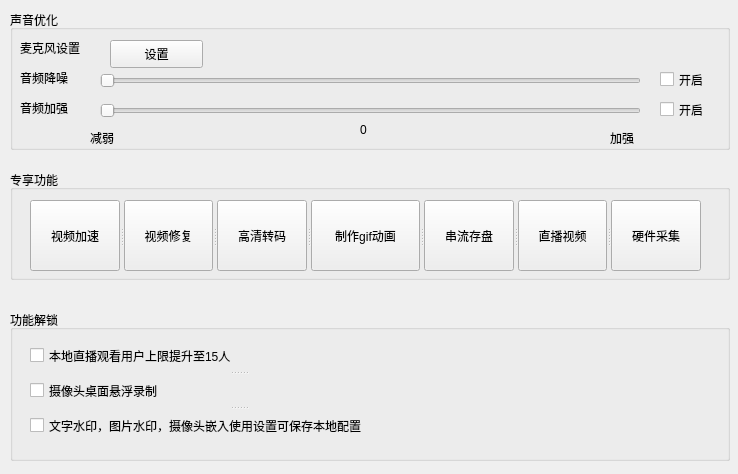
<?xml version="1.0" encoding="UTF-8"?>
<ui version="4.0">
 <class>AdvancedForm</class>
 <widget class="QWidget" name="AdvancedForm">
  <property name="geometry">
   <rect>
    <x>0</x>
    <y>0</y>
    <width>738</width>
    <height>474</height>
   </rect>
  </property>
  <property name="minimumSize">
   <size>
    <width>738</width>
    <height>474</height>
   </size>
  </property>
  <property name="maximumSize">
   <size>
    <width>738</width>
    <height>474</height>
   </size>
  </property>
  <property name="windowTitle">
   <string>Form</string>
  </property>
  <widget class="QGroupBox" name="groupBox">
   <property name="geometry">
    <rect>
     <x>10</x>
     <y>10</y>
     <width>720</width>
     <height>140</height>
    </rect>
   </property>
   <property name="title">
    <string>声音优化</string>
   </property>
   <widget class="QLabel" name="label">
    <property name="geometry">
     <rect>
      <x>10</x>
      <y>30</y>
      <width>81</width>
      <height>16</height>
     </rect>
    </property>
    <property name="text">
     <string>麦克风设置</string>
    </property>
   </widget>
   <widget class="QPushButton" name="pushButton">
    <property name="geometry">
     <rect>
      <x>100</x>
      <y>30</y>
      <width>93</width>
      <height>28</height>
     </rect>
    </property>
    <property name="text">
     <string>设置</string>
    </property>
   </widget>
   <widget class="QLabel" name="label_2">
    <property name="geometry">
     <rect>
      <x>10</x>
      <y>60</y>
      <width>81</width>
      <height>16</height>
     </rect>
    </property>
    <property name="text">
     <string>音频降噪</string>
    </property>
   </widget>
   <widget class="QLabel" name="label_3">
    <property name="geometry">
     <rect>
      <x>10</x>
      <y>90</y>
      <width>81</width>
      <height>16</height>
     </rect>
    </property>
    <property name="text">
     <string>音频加强</string>
    </property>
   </widget>
   <widget class="QSlider" name="horizontalSlider">
    <property name="geometry">
     <rect>
      <x>90</x>
      <y>60</y>
      <width>541</width>
      <height>22</height>
     </rect>
    </property>
    <property name="orientation">
     <enum>Qt::Horizontal</enum>
    </property>
   </widget>
   <widget class="QCheckBox" name="checkBox">
    <property name="geometry">
     <rect>
      <x>650</x>
      <y>60</y>
      <width>70</width>
      <height>19</height>
     </rect>
    </property>
    <property name="text">
     <string>开启</string>
    </property>
   </widget>
   <widget class="QCheckBox" name="checkBox_2">
    <property name="geometry">
     <rect>
      <x>650</x>
      <y>90</y>
      <width>70</width>
      <height>19</height>
     </rect>
    </property>
    <property name="text">
     <string>开启</string>
    </property>
   </widget>
   <widget class="QSlider" name="horizontalSlider_2">
    <property name="geometry">
     <rect>
      <x>90</x>
      <y>90</y>
      <width>541</width>
      <height>22</height>
     </rect>
    </property>
    <property name="orientation">
     <enum>Qt::Horizontal</enum>
    </property>
   </widget>
   <widget class="QLabel" name="label_4">
    <property name="geometry">
     <rect>
      <x>80</x>
      <y>120</y>
      <width>51</width>
      <height>16</height>
     </rect>
    </property>
    <property name="text">
     <string>减弱</string>
    </property>
   </widget>
   <widget class="QLabel" name="label_5">
    <property name="geometry">
     <rect>
      <x>600</x>
      <y>120</y>
      <width>51</width>
      <height>16</height>
     </rect>
    </property>
    <property name="text">
     <string>加强</string>
    </property>
   </widget>
   <widget class="QLabel" name="label_6">
    <property name="geometry">
     <rect>
      <x>350</x>
      <y>110</y>
      <width>20</width>
      <height>20</height>
     </rect>
    </property>
    <property name="text">
     <string>0</string>
    </property>
   </widget>
  </widget>
  <widget class="QGroupBox" name="groupBox_2">
   <property name="geometry">
    <rect>
     <x>10</x>
     <y>170</y>
     <width>720</width>
     <height>110</height>
    </rect>
   </property>
   <property name="title">
    <string>专享功能</string>
   </property>
   <widget class="QSplitter" name="splitter">
    <property name="geometry">
     <rect>
      <x>20</x>
      <y>30</y>
      <width>671</width>
      <height>71</height>
     </rect>
    </property>
    <property name="orientation">
     <enum>Qt::Horizontal</enum>
    </property>
    <widget class="QToolButton" name="toolButton">
     <property name="sizePolicy">
      <sizepolicy hsizetype="Preferred" vsizetype="Preferred">
       <horstretch>0</horstretch>
       <verstretch>0</verstretch>
      </sizepolicy>
     </property>
     <property name="text">
      <string>视频加速</string>
     </property>
    </widget>
    <widget class="QToolButton" name="toolButton_2">
     <property name="sizePolicy">
      <sizepolicy hsizetype="Preferred" vsizetype="Preferred">
       <horstretch>0</horstretch>
       <verstretch>0</verstretch>
      </sizepolicy>
     </property>
     <property name="text">
      <string>视频修复</string>
     </property>
    </widget>
    <widget class="QToolButton" name="toolButton_4">
     <property name="sizePolicy">
      <sizepolicy hsizetype="Preferred" vsizetype="Preferred">
       <horstretch>0</horstretch>
       <verstretch>0</verstretch>
      </sizepolicy>
     </property>
     <property name="text">
      <string>高清转码</string>
     </property>
    </widget>
    <widget class="QToolButton" name="toolButton_3">
     <property name="sizePolicy">
      <sizepolicy hsizetype="Preferred" vsizetype="Preferred">
       <horstretch>0</horstretch>
       <verstretch>0</verstretch>
      </sizepolicy>
     </property>
     <property name="text">
      <string>制作gif动画</string>
     </property>
    </widget>
    <widget class="QToolButton" name="toolButton_5">
     <property name="sizePolicy">
      <sizepolicy hsizetype="Preferred" vsizetype="Preferred">
       <horstretch>0</horstretch>
       <verstretch>0</verstretch>
      </sizepolicy>
     </property>
     <property name="text">
      <string>串流存盘</string>
     </property>
    </widget>
    <widget class="QToolButton" name="toolButton_6">
     <property name="sizePolicy">
      <sizepolicy hsizetype="Preferred" vsizetype="Preferred">
       <horstretch>0</horstretch>
       <verstretch>0</verstretch>
      </sizepolicy>
     </property>
     <property name="text">
      <string>直播视频</string>
     </property>
    </widget>
    <widget class="QToolButton" name="toolButton_7">
     <property name="sizePolicy">
      <sizepolicy hsizetype="Preferred" vsizetype="Preferred">
       <horstretch>0</horstretch>
       <verstretch>0</verstretch>
      </sizepolicy>
     </property>
     <property name="text">
      <string>硬件采集</string>
     </property>
    </widget>
   </widget>
  </widget>
  <widget class="QGroupBox" name="groupBox_3">
   <property name="geometry">
    <rect>
     <x>10</x>
     <y>310</y>
     <width>720</width>
     <height>151</height>
    </rect>
   </property>
   <property name="title">
    <string>功能解锁</string>
   </property>
   <widget class="QSplitter" name="splitter_2">
    <property name="geometry">
     <rect>
      <x>20</x>
      <y>30</y>
      <width>417</width>
      <height>101</height>
     </rect>
    </property>
    <property name="orientation">
     <enum>Qt::Vertical</enum>
    </property>
    <widget class="QCheckBox" name="checkBox_3">
     <property name="text">
      <string>本地直播观看用户上限提升至15人</string>
     </property>
    </widget>
    <widget class="QCheckBox" name="checkBox_4">
     <property name="text">
      <string>摄像头桌面悬浮录制</string>
     </property>
    </widget>
    <widget class="QCheckBox" name="checkBox_5">
     <property name="text">
      <string>文字水印，图片水印，摄像头嵌入使用设置可保存本地配置</string>
     </property>
    </widget>
   </widget>
  </widget>
 </widget>
 <resources/>
 <connections/>
</ui>
